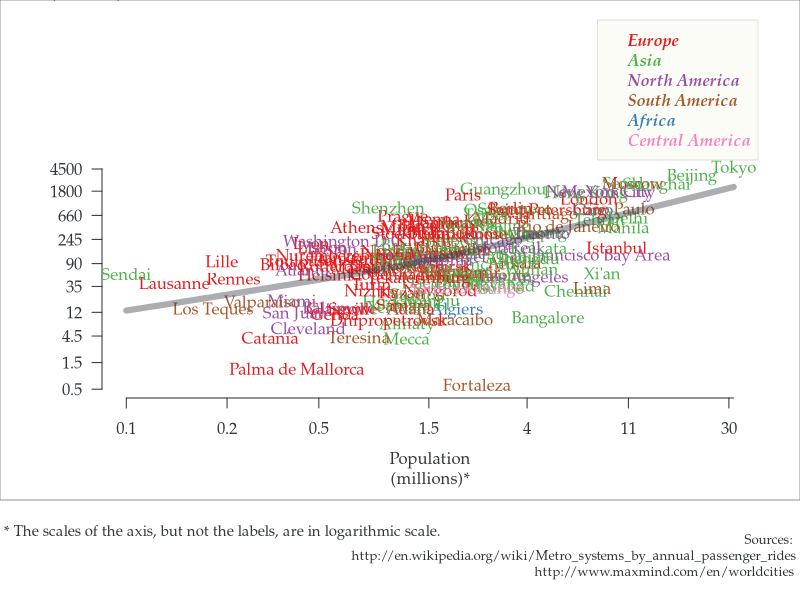
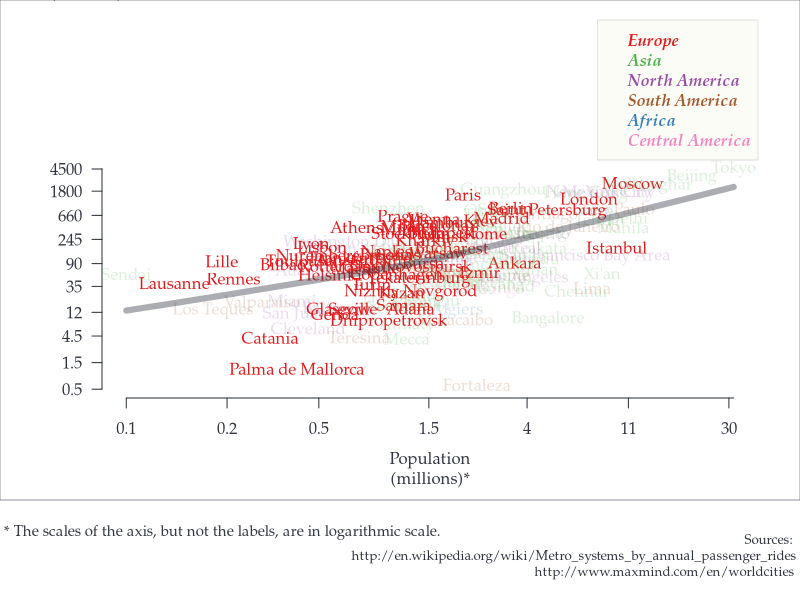
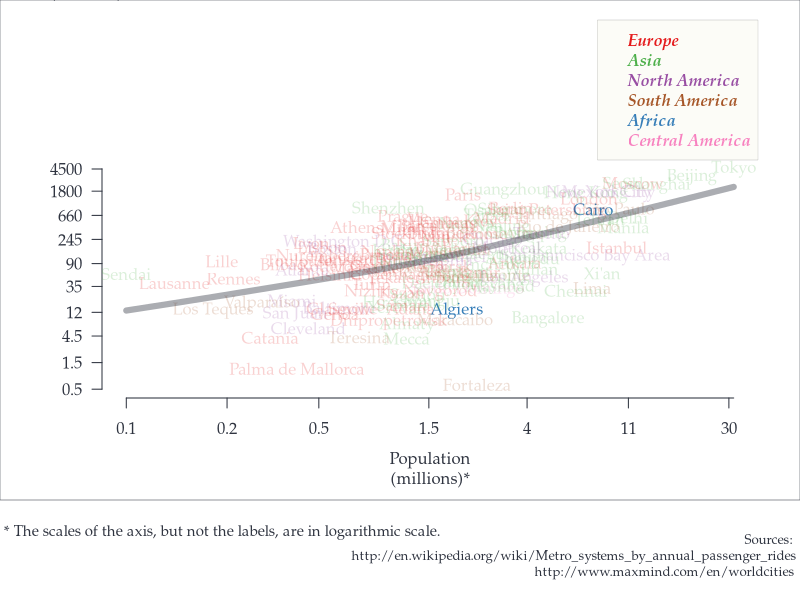
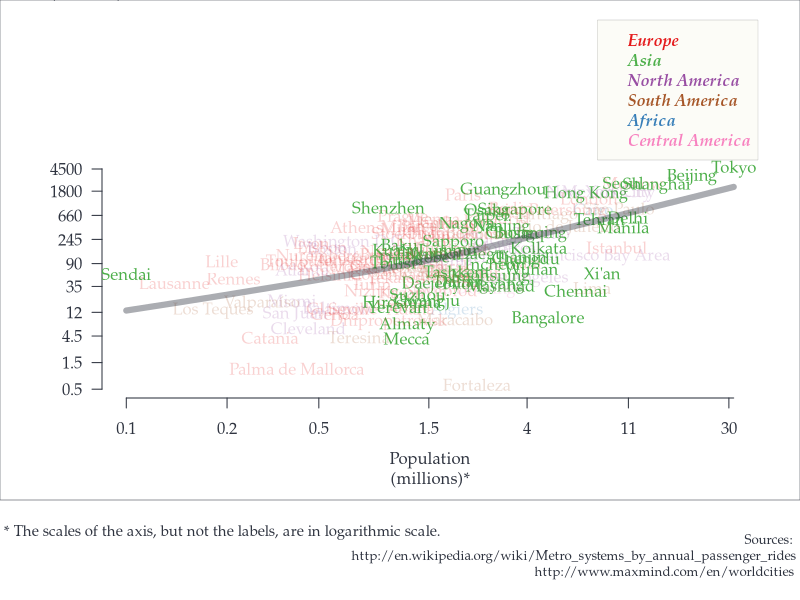
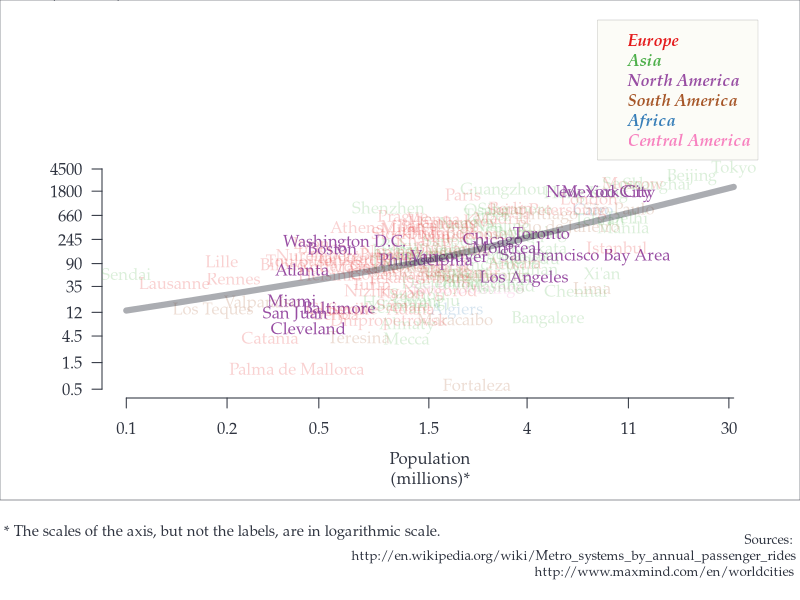
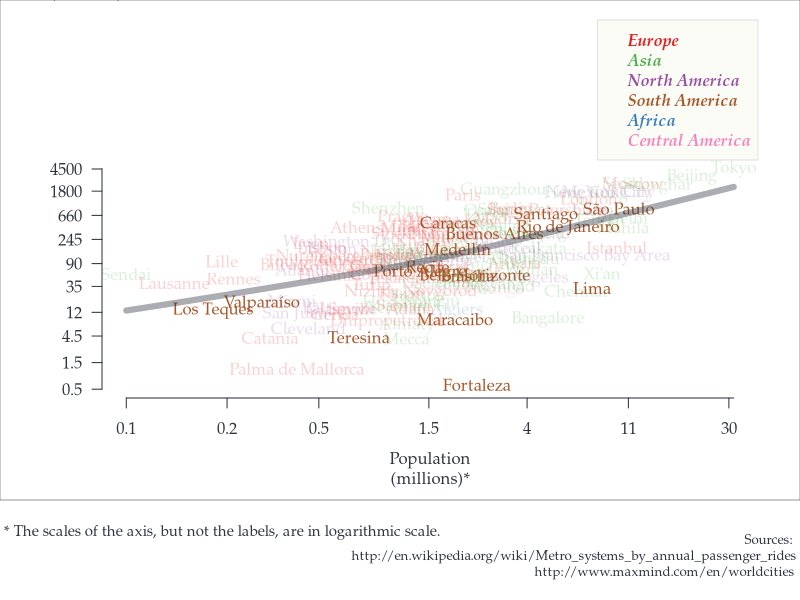
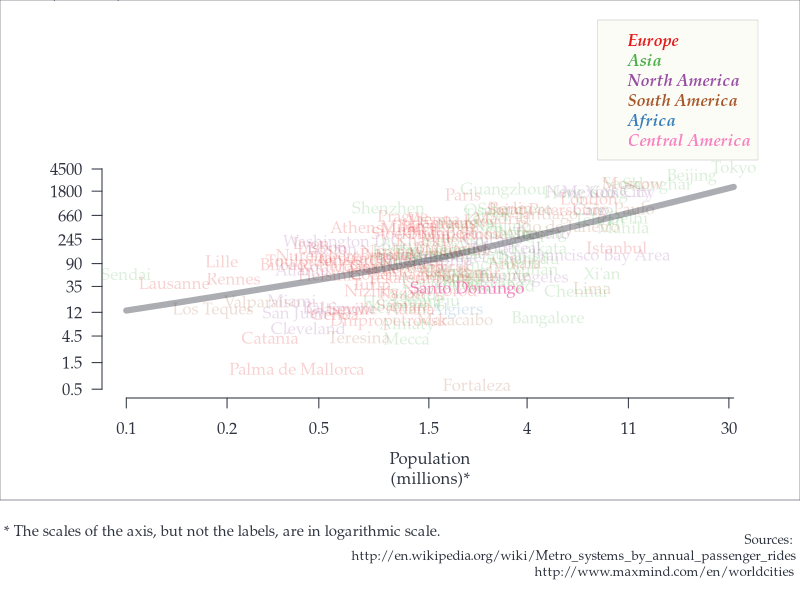

These figures' R source, in order:
library(RColorBrewer)

dfSubwaySummary <- read.csv(file = "../table/subway.csv", stringsAsFactors = FALSE)


continents <- unique(dfSubwaySummary$continent)
highilightPattern <- c(".", continents)


x <- dfSubwaySummary$Population
y <- dfSubwaySummary$Rides


logX <- log(x)
xRange <- range(logX)
xlabels <- c(0.1, 0.2, 0.5, 1.5, 4, 11, 30) 
xTicksPos <- log(xlabels * 1000000)
xTicksPos[1] <- xRange[1]

logY <- log(y)
yRange <- c(13.12236, 22.23481)
ylabels <- c(0.5, 1.5, 4.5, 12, 35, 90, 245, 660, 1800, 4500)
yTicksPos <- log(ylabels * 1000000)
yTicksPos[1] <- yRange[1]

nCities <- nrow(dfSubwaySummary)



for(h in highilightPattern){
  
  fileName <- paste("Subway_RideXPop_", h, ".png", sep = "")
  png(filename = fileName, width = 1820, height = 900, bg = "white", res = 100, )
  
  par("mar" = c(5.1, 5.1, 8, 2.1))
  par("oma" = c(5, 0, 0, 0))
  axis.Col <- "#2F3440"
  par(family = "Palatino")
  cexCities <- rep(1, nCities)
  colsCities <- rep(NA, nCities)
  colsContinent <- brewer.pal(8, "Set1")[-c(5,6)]
  for(i in seq_along(continents)){
    colsCities[dfSubwaySummary$continent == continents[i]] <- colsContinent[i]
  }
  
  selectNoHig <- !grepl(pattern = h, x = dfSubwaySummary$continent)
  colsCities[selectNoHig] <- adjustcolor(colsCities[selectNoHig], 0.2)
  cexCities[selectNoHig] <- 0.8
      
  plot(xRange, yRange, type="n", axes=F, xlab="", ylab="")
  
  axis(side = 1, at = xRange, labels =  c("", ""), lwd.ticks = 0,  col = axis.Col)
  axis(side = 1, at = xTicksPos, labels =  xlabels, lwd = 0, lwd.ticks = 1, col.axis =  axis.Col, col.ticks =  axis.Col)
  mtext(text = "Population\n(millions)*", side = 1, line = 3.5, col = axis.Col)
  
  axis(side = 2, at = yRange, labels =  c("", ""), lwd.ticks = 0,  col = axis.Col)
  axis(side = 2, at = yTicksPos, labels =  ylabels, lwd = 0, lwd.ticks = 1, col.axis =  axis.Col, col.ticks =  axis.Col, las = 1)
  mtext(text = "Annual passenger rides\n          (millions)*", side = 2,  line = 4, col = axis.Col, las = 1, adj = 0.1, padj = -8.8)
  
  text(x = logX, y = logY, labels = dfSubwaySummary$X, col = colsCities, cex = 1, font = 1)
  
  lines(lowess(logY~logX, f=1), col = adjustcolor(axis.Col, 0.4), lwd = 6)
  
  par("xpd" = TRUE)
  names(colsContinent) <- unique(dfSubwaySummary$continent)
  namesContOrder <- names(sort(table(dfSubwaySummary$continent), decreasing = TRUE))
  legend(x = par("usr")[2], y = par("usr")[4], text.font= 4,  
         bg = "#FCFCF7",
         xjust = 1, yjust = 0, ncol=1, 
         legend = namesContOrder,
         text.col = colsContinent[namesContOrder], 
         box.lwd = 0.1)
  par("xpd" = FALSE)
  
  
  box("inner", lty = "solid", col = axis.Col, lwd = 0.5)
  mtext("* The scales of the axis, but not the labels, are in logarithmic scale.", 
        side = SOUTH<-1, 
        line = 1, adj = 0.01, cex = 0.9,
        col = axis.Col, outer=TRUE)
  mtext("Sources:\nhttp://en.wikipedia.org/wiki/Metro_systems_by_annual_passenger_rides\nhttp://www.maxmind.com/en/worldcities", 
        side = SOUTH<-1, 
        line = 3, adj = 0.99, cex = 0.8,
        col = axis.Col, outer=TRUE)
  
  dev.off()
}
